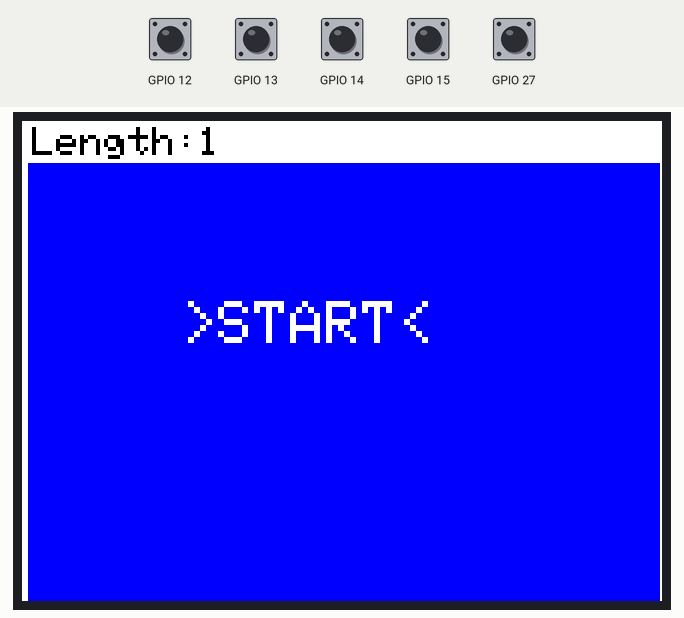
This sketch was run on a simulated ESP32. Parts: 320×240 colour display. The inputs (shaded band) are chosen by the test bench; at power-on: GPIO 12–15, GPIO 27 HIGH. Random numbers use the default seed unless the sketch sets one.

Above: at 1.4 s.
1.5 s: GPIO 15 pulled LOW for 0.15 s
At 1.58 s:
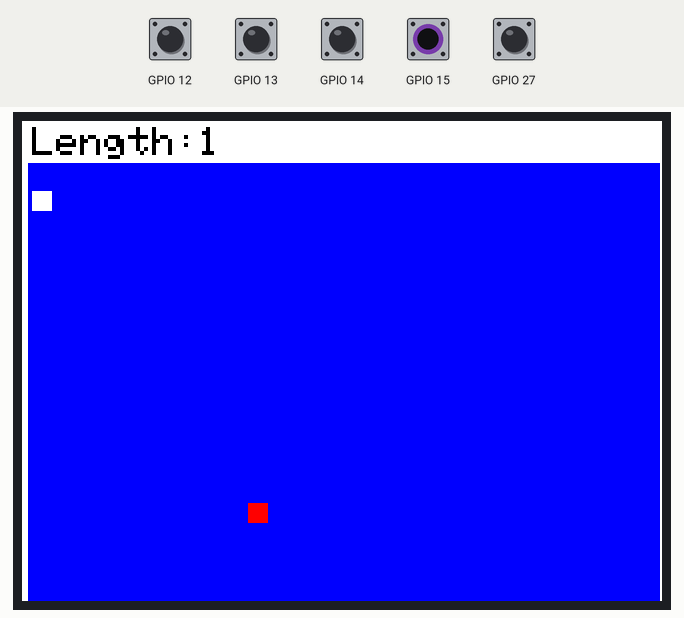
2.2 s: GPIO 12 pulled LOW for 0.15 s
At 2.42 s:
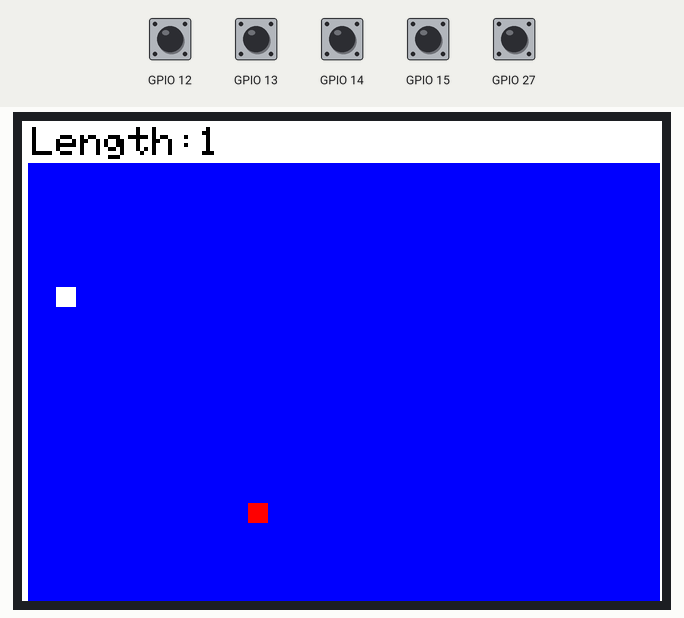
2.9 s: GPIO 13 pulled LOW for 0.15 s
At 3.09 s:
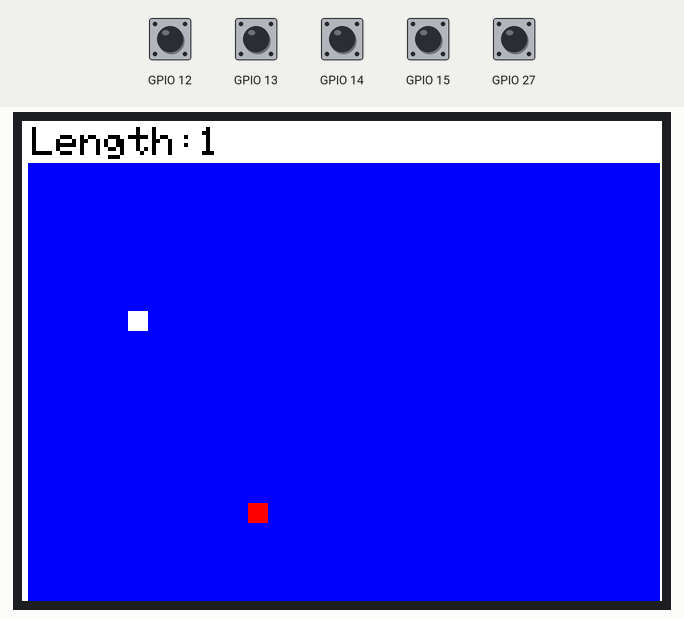
3.6 s: GPIO 27 pulled LOW for 0.15 s
At 3.76 s:
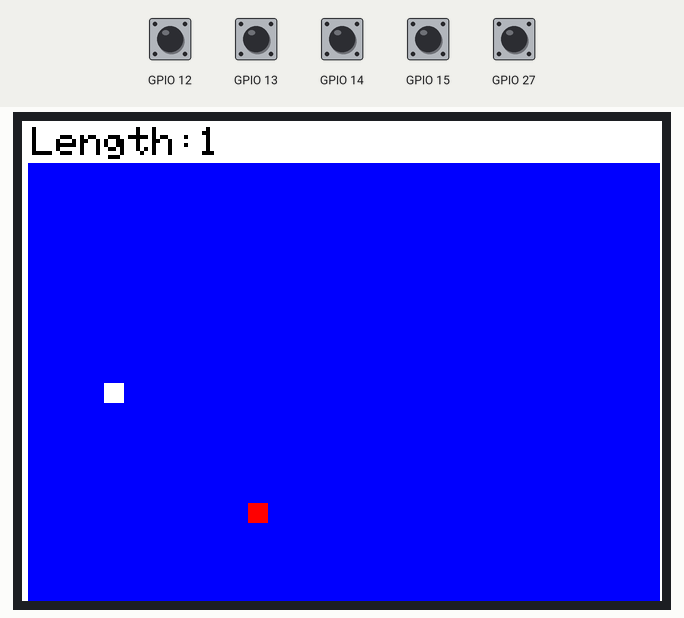
4.3 s: GPIO 14 pulled LOW for 0.15 s
At 4.43 s:
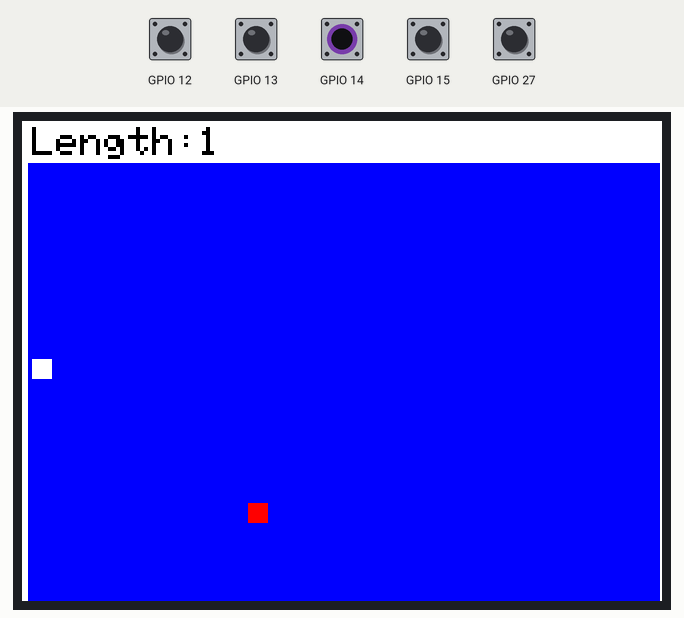
5.0 s: GPIO 12 pulled LOW for 1 s
At 5.27 s:
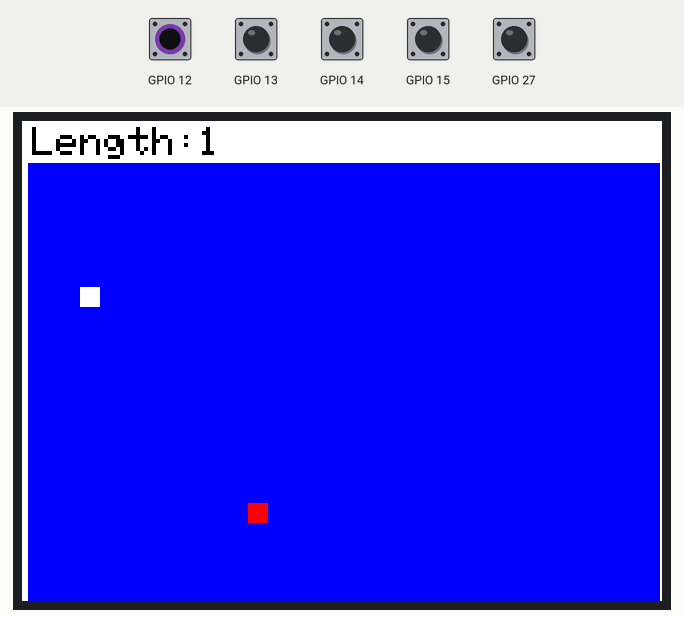
Timing chart, 0 to 8.0 s (numbered marks = the images above; inputs shaded):
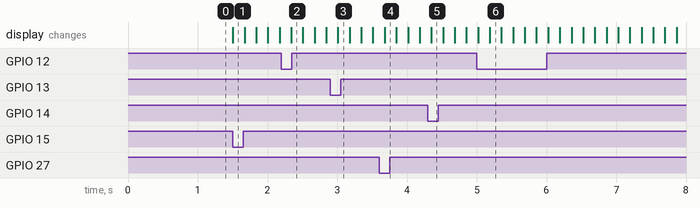

Measured:
- after the input at 1.5 s, the display: changes at once (image 1)

The sketch:

snake.ino
```cpp
/////////////////////////////////////////////////////////////////////////////
//
//  A Simple Game of Snake
//  written by Tyler Edwards for the badge created in Hackerbox 0020,
//  but should work on any ESP32 and Adafruit ILI9341 screen
//
//  Tyler on GitHub: https://github.com/HailTheBDFL
//
//  Hackerboxes: http://www.hackerboxes.com/
//
//  To begin the game, press the select/start/fire/A button on HB badge (default pin 15)
//

float gameSpeed = 6;  //Higher numbers are faster

#include <Adafruit_GFX.h>
#include <Adafruit_ILI9341.h>
#include <SPI.h>

//Pinout for display (currently for HB0020 Badge)
#define _cs    19
#define _dc    22
#define _mosi  23
#define _sclk  26
#define _rst   21
#define _miso  25

int threshold = 40; //threshold for touch
boolean start = false; //will not start without say-so
unsigned long offsetT = 0; //time delay for touch
unsigned long offsetM = 0; //time delay for main loop

float gs;
int headX = 1;        //coordinates for head
int headY = 1;
int beenHeadX[470];   //coordinates to clear later
int beenHeadY[470];
int changeX = 0;      //the direction of the snake
int changeY = 1;
boolean lastMoveH = false; //to keep from going back on oneself
int score = 1;
int foodX;            //coordinates of food
int foodY;
boolean eaten = true; //if true a new food will be made
int loopCount = 0; //number of times the loop has run
int clearPoint = 0;  //when the loopCount is reset
boolean clearScore = false;

//initialize the display
Adafruit_ILI9341 tft = Adafruit_ILI9341(_cs, _dc, _mosi, _sclk, _rst, _miso);

void setup() {
  gs = 1000 / gameSpeed; //calculated gameSpeed in milliseconds

  memset(beenHeadX, 0, 470); //initiate beenHead with a bunch of zeros
  memset(beenHeadY, 0, 470);

  tft.begin();           //turn on display
  tft.setRotation(3);

  tft.fillScreen(ILI9341_WHITE);                //sets background
  tft.fillRect(3, 21, 316, 226, ILI9341_BLUE);

  tft.setTextColor(ILI9341_WHITE); //Start notification
  tft.setTextSize(3);
  tft.setCursor(80, 90);
  tft.print(">START<");

  tft.setTextColor(ILI9341_BLACK); //Score keeper
  tft.setTextSize(2);
  tft.setCursor(5, 3);
  tft.print("Length: ");
  printScore();

  randomSeed(analogRead(6)); //make every game unique

  touchAttachInterrupt(27, left, threshold);  //Touch input
  touchAttachInterrupt(12, right, threshold);
  touchAttachInterrupt(13, down, threshold);
  touchAttachInterrupt(14, up, threshold);
  touchAttachInterrupt(15, select, threshold);
}

void loop() {
  if (clearScore and start) { //resets score from last game, won't clear
    score = 1;                //until new game starts so you can show off
    printScore();             //your own score
    clearScore = false;
  }
  if (millis() - offsetM > gs and start) {
    beenHeadX[loopCount] = headX;  //adds current head coordinates to be
    beenHeadY[loopCount] = headY;  //covered later

    headX = headX + (changeX);  //head moved
    headY = headY + (changeY);

    if (headX - foodX == 0 and headY - foodY == 0) { //food
      score += 1;
      printScore();
      eaten = true;
    }

    loopCount += 1; //loopCount used for addressing, mostly

    if (loopCount > 467) {            //if loopCount exceeds size of
      clearPoint = loopCount - score; //beenHead arrays, reset to zero
      loopCount = 0;
    }

    drawDot(headX, headY); //head is drawn

    if (loopCount - score >= 0) { //if array has not been reset
      eraseDot(beenHeadX[loopCount - score], beenHeadY[loopCount - score]);
    }  //covers end of tail
    else {
      eraseDot(beenHeadX[clearPoint], beenHeadY[clearPoint]);
      clearPoint += 1;
    }

    if (eaten) {     //randomly create a new piece of food if last was eaten
      foodX = random(2, 26);
      foodY = random(2, 18);
      eaten = false;
    }

    drawDotRed(foodX, foodY); //draw the food

    if (headX > 26 or headX < 1 or headY < 1 or headY > 18) { //Boudaries
      endGame();
    }

    if (loopCount - score < 0) {         //check to see if head is on tail
      for (int j = 0; j < loopCount; j++) {
        if (headX == beenHeadX[j] and headY == beenHeadY[j]) {
          endGame();
        }
      }
      for (int k = clearPoint; k < 467; k++) {
        if (headX == beenHeadX[k] and headY == beenHeadY[k]) {
          endGame();
        }
      }
    }
    else {
      for (int i = loopCount - (score - 1); i < loopCount; i++) {
        if (headX == beenHeadX[i] and headY == beenHeadY[i]) {
          endGame();
        }
      }
    }

    offsetM = millis(); //reset game loop timer
  }
}

void endGame() {
  tft.fillRect(3, 21, 316, 226, ILI9341_BLUE); //deletes the old game

  eaten = true; //new food will be created

  tft.setCursor(80, 90);       //Retry message
  tft.setTextSize(3);
  tft.setTextColor(ILI9341_WHITE);
  tft.print("RETRY?");
  tft.setTextColor(ILI9341_BLACK); //sets back to scoreboard settings
  tft.setTextSize(2);

  tft.setCursor(5, 3);
  tft.print("Length: ");

  headX = 1;              //reset snake
  headY = 1;
  changeX = 0;
  changeY = 1;
  lastMoveH = false;

  memset(beenHeadX, 0, 470); //clear the beenHead arrays
  memset(beenHeadY, 0, 470); //probably not necessary

  loopCount = 0;
  clearScore = true;
  start = false;     //stops game
}

void drawDot(int x, int y) {
  tft.fillRect(12*(x-1)+5, 12*(y-1)+23, 10, 10, ILI9341_WHITE);
}

void drawDotRed(int x, int y) {
  tft.fillRect(12*(x-1)+5, 12*(y-1)+23, 10, 10, ILI9341_RED);
}

void eraseDot(int x, int y) {
  tft.fillRect(12*(x-1)+5, 12*(y-1)+23, 10, 10, ILI9341_BLUE);
}

void printScore() {
  tft.fillRect(88, 3, 50, 16, ILI9341_WHITE);//clears old score
  tft.setCursor(88, 3);
  tft.print(score);                            //prints current score
}

void up() {
  if (millis() - offsetT > gs and lastMoveH) { //lastMoveH makes sure you can't go back on yourself
    changeX = 0;   //changes the direction of the snake
    changeY = -1;
    offsetT = millis();
    lastMoveH = false;
  }
}

void down() {
  if (millis() - offsetT > gs and lastMoveH) {
    changeX = 0;
    changeY = 1;
    offsetT = millis();
    lastMoveH = false;
  }
}

void left() {
  if (millis() - offsetT > gs and !lastMoveH) {
    changeX = -1;
    changeY = 0;
    offsetT = millis();
    lastMoveH = true;
  }
}

void right() {
  if (millis() - offsetT > gs and !lastMoveH) {
    changeX = 1;
    changeY = 0;
    offsetT = millis();
    lastMoveH = true;
  }
}

void select() {
  if (millis() - offsetT > gs and !start) {
    tft.fillRect(80, 90, 126, 24, ILI9341_BLUE); //Erase start message
    start = true;                                //allows loop to start
    offsetT = millis();
  }
}
```
